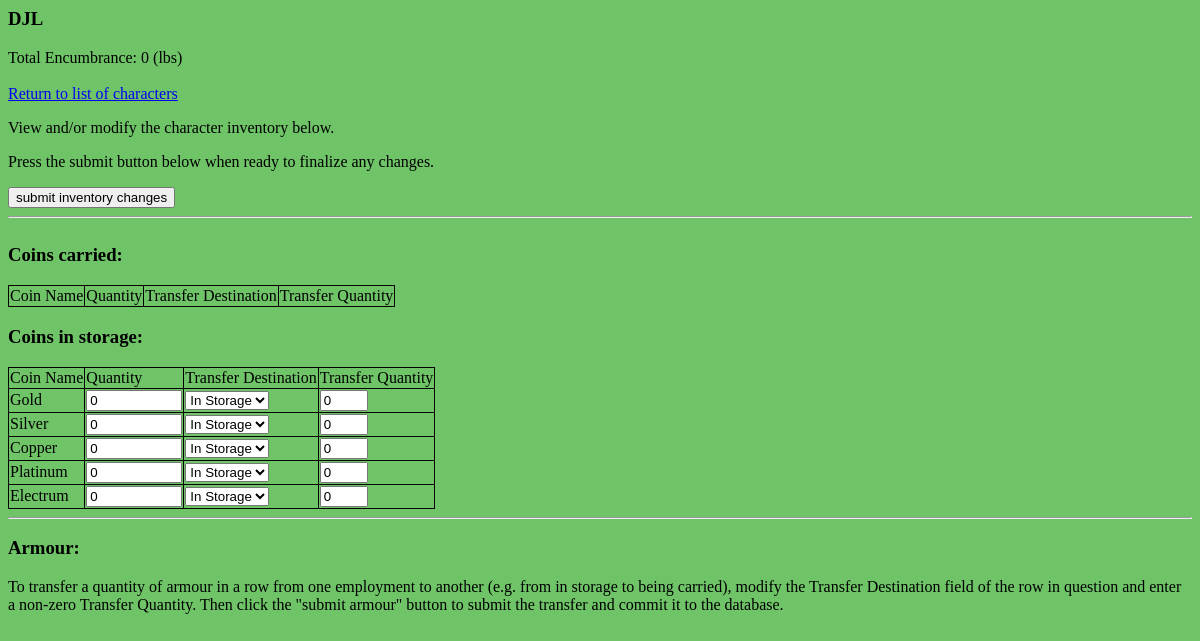
/osric_character_tools/characterinventory.php?CharacterId=115, run on the app's committed database.
### tables this page shows
CREATE TABLE IF NOT EXISTS `characters` (
  `CharacterName` varchar(255) NOT NULL,
  `CharacterGender` int(11) NOT NULL,
  `CharacterAge` float NOT NULL,
  `CharacterHeight` float NOT NULL,
  `CharacterWeight` float NOT NULL,
  `CharacterId` bigint(20) unsigned NOT NULL AUTO_INCREMENT,
  `CharacterAlignment` int(11) NOT NULL,
  `RaceId` bigint(20) NOT NULL,
  PRIMARY KEY (`CharacterId`)
);

CREATE TABLE IF NOT EXISTS `character_coins` (
  `CharacterCoinId` bigint(20) NOT NULL AUTO_INCREMENT,
  `CharacterId` bigint(20) NOT NULL,
  `CoinId` bigint(20) NOT NULL,
  `Quantity` int(11) NOT NULL,
  `ItemStatusId` int(11) NOT NULL DEFAULT '1',
  PRIMARY KEY (`CharacterCoinId`)
);

CREATE TABLE IF NOT EXISTS `coins` (
  `CoinId` bigint(20) unsigned NOT NULL AUTO_INCREMENT,
  `CoinName` varchar(16) NOT NULL,
  `CoinValueInGoldCoins` decimal(10,2) NOT NULL,
  `CoinEncumbranceInLbs` float NOT NULL,
  PRIMARY KEY (`CoinId`),
  UNIQUE KEY `CoinId` (`CoinId`)
);

### osric_character_tools/inc/OsricDb.php (called while the page is built, shortened)
<?php
class OsricDb
{
	protected $cxn;
	public function doInit($aHost,$aUser,$aPasswd)
	{
		$aDbname = "osric_db";
		$this->cxn = mysqli_connect($aHost,$aUser,$aPasswd,$aDbname) or die("Couldn't connect to server");
	}
	public function getCharacter($characterId)
	{
		if($characterId == -1)
		{
			$row['CharacterName'] = "Dummy";
			$row['CharacterGender'] = "1";
			$row['CharacterAge'] = "42";
			$row['CharacterHeight'] = "65";
		}
		else
		{
			$query = sprintf("SELECT * FROM characters WHERE CharacterId='%s'",$characterId);
			$result = mysqli_query($this->cxn,$query) or die("Couldn't execute query.");
			$row = mysqli_fetch_assoc($result);
		}
		return $row;
	}
	public function getTotalEncumbranceItemsCarried($characterId)
	{
		$query = "SELECT SUM(e.TotalItemEncumbrance) AS TotalEncumbrance FROM (SELECT (i.ItemEncumbrance * ci.Quantity) AS TotalItemEncumbrance FROM character_items ci INNER JOIN items i ON ci.ItemId = i.ItemId WHERE ci.CharacterId = '{$characterId}') AS e";
		$result = mysqli_query($this->cxn,$query) or die("Couldn't execute query: ".$query);
		$row = mysqli_fetch_assoc($result);
		return $row['TotalEncumbrance'];
	}
	public function getTotalEncumbranceCoinsCarried($characterId)
	{
		$query = "SELECT SUM(e.TotalCoinEncumbrance) AS TotalEncumbrance FROM (SELECT (c.CoinEncumbranceInLbs * cc.Quantity) AS TotalCoinEncumbrance FROM character_coins cc INNER JOIN coins c ON cc.CoinId = c.CoinId WHERE cc.CharacterId = '{$characterId}') AS e";
    	$result = mysqli_query($this->cxn,$query) or die("Couldn't execute query: ".$query);
    	$row = mysqli_fetch_assoc($result);
    	return $row['TotalEncumbrance'];
	}
	public function getTotalEncumbranceOnPerson($characterId)
	{
		$totalEncumbranceItemsCarried = $this->getTotalEncumbranceItemsCarried($characterId);
		$totalEncumbranceCoinsCarried = $this->getTotalEncumbranceCoinsCarried($characterId);
		$totalEncumbranceOnPerson = $totalEncumbranceItemsCarried + $totalEncumbranceCoinsCarried;
		return $totalEncumbranceOnPerson;
	}
	public function getCharacterCoinsInStorage($characterId)
	{
		return $this->getCharacterCoinsByStatus($characterId,"1");
	}
	private function getCharacterCoinsByStatus($characterId,$itemStatusId)
	{
		$query = "SELECT * FROM character_coins cc INNER JOIN coins c ON cc.CoinId = c.CoinId WHERE cc.CharacterId = $characterId AND cc.ItemStatusId = $itemStatusId";
		$result = mysqli_query($this->cxn,$query) or die("Couldn't execute query:".$query);
		for($result_set = array();$row = mysqli_fetch_assoc($result);$result_set[]=$row);
		return $result_set;
	}
}
?>

### osric_character_tools/inc/OsricHtmlHelper.php (the view, shortened to what this page needs)
<?php
class OsricHtmlHelper
{
	public static function html_listbox($name, $options, $selected_value)
	{
    	echo "<select name='$name'>";
		foreach($options as $val=>$label)
		{
		echo "<option value='{$val}'";
		if($val == $selected_value)
		{
			echo "selected";
		}
		echo ">{$label}</option>";
		}
		echo "</select>";
	}
	public static function makeHtmlTableCharacterCoins($character_coins, $itemStatusOptions, $tableId, $offset)
	{
		echo "<table id='{$tableId}'>\n";
		echo "<tr><td>Coin Name</td><td>Quantity</td><td>Transfer Destination</td><td>Transfer Quantity</td></tr>\n";
		$num_rows = count($character_coins);
		for($i=0;$i<$num_rows;$i++)
		{
    		$row = $character_coins[$i];
    		$index = $offset + $i;
			echo "<tr>";
    		echo "<td>{$row['CoinName']}</td>";
    		if($row['Quantity']){
				$coinQuantity = $row['Quantity'];
			}
			else {
				$coinQuantity = 0;
			}
			$transferSource = $row['ItemStatusId'];
    		echo "<td><input type='number' min='0' max='9999999' name='coin[{$index}][quantity]' value='{$coinQuantity}'></input></td>";
    		echo "<td>";
			static::html_listbox("coin[{$index}][transferDestination]", $itemStatusOptions, $transferSource);
    		echo "</td>";
    		echo "<td><input type='number' min='0' max='{$coinQuantity}' name='coin[{$index}][transferQuantity]' value='0'></input></td>";
    		echo "</tr>\n";
		}
		echo "</table>\n";
	}
}
?>

### osric_character_tools/characterinventory.php (shortened to what this page needs)
<?php
require_once(dirname(__FILE__)."/inc/OsricDb.php");
require_once(dirname(__FILE__)."/inc/OsricHtmlHelper.php");
$characterId = $_REQUEST['CharacterId'];
$myOsricDb = new OsricDb();
$myOsricDb->doInit($host,$user,$passwd);
$character = $myOsricDb->getCharacter($characterId);
$characterName = $character['CharacterName'];
$totalEncumbranceOnPerson = $myOsricDb->getTotalEncumbranceOnPerson($characterId);
?>
<html>
<link rel="stylesheet" type="text/css" href="./css/class.css" />
<body>
<form action="editCharacterInventory.php" method="POST">
<?php
echo "<h3>{$characterName}</h3>\n";
echo "Total Encumbrance: \n";
echo "{$totalEncumbranceOnPerson} (lbs)";
echo "<br/>\n";
echo "<br/>\n";
echo "<a href='characters.php'>Return to list of characters</a>\n";
echo "<p>View and/or modify the character inventory below.</p>";
echo "<p>Press the submit button below when ready to finalize any changes.</p>";
echo "<div><input type='submit' value='submit inventory changes'/></div>\n";
echo "<hr/>\n";
echo "<div id='CharacterInventoryContent' class='clsScrollable'>\n";
$itemStatusOptions = $myOsricDb->getItemStatusOptions();
$postArrayIndexOffset = 0;
echo "<h3>Coins carried:</h3>\n";
$character_coins_carried = $myOsricDb->getCharacterCoinsCarried($characterId);
$num_rows = count($character_coins_carried);
OsricHtmlHelper::makeHtmlTableCharacterCoins($character_coins_carried, $itemStatusOptions, "osric_character_coins_carried", $postArrayIndexOffset);
$postArrayIndexOffset = $postArrayIndexOffset + $num_rows;
echo "<h3>Coins in storage:</h3>\n";
$character_coins_in_storage = $myOsricDb->getCharacterCoinsInStorage($characterId);
OsricHtmlHelper::makeHtmlTableCharacterCoins($character_coins_in_storage, $itemStatusOptions, "osric_character_coins_in_storage", $postArrayIndexOffset);
echo "<hr/>\n";
echo "<h3>Armour:</h3>\n";
echo "<p>To transfer a quantity of armour in a row from one employment to another (e.g. from in storage to being carried), modify the Transfer Destination field of the row in question and enter a non-zero Transfer Quantity. Then click the \"submit armour\" button to submit the transfer and commit it to the database.</p>\n";
echo "<br/>\n";
echo "<br/>";
echo "<br/>";
echo "</div>\n";
?>
</form>
</body>
</html>

### osric_character_tools/css/class.css (style rules this page uses)
body { background-color: #6FC468; }
table { border: 1px solid black; border-collapse: collapse; }
td { border-right: 1px solid black; border-bottom: 1px solid black; }
.clsScrollable { overflow:scroll; height: 400px; }

### data on the page
characters: CharacterName "DJL"
character_coins: CoinId.CoinName "Gold", Quantity "0", ItemStatusId "In Storage"
character_coins: CoinId.CoinName "Silver", Quantity "0", ItemStatusId "In Storage"
character_coins: CoinId.CoinName "Copper", Quantity "0", ItemStatusId "In Storage"
character_coins: CoinId.CoinName "Platinum", Quantity "0", ItemStatusId "In Storage"
character_coins: CoinId.CoinName "Electrum", Quantity "0", ItemStatusId "In Storage"

### other printed values
$totalEncumbranceOnPerson "0"
